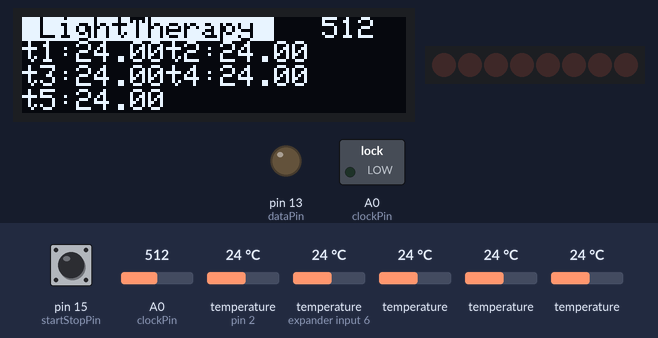
Bench run of a sketch on a simulated Arduino Uno, built with avr-gcc and run on an emulated ATmega328P. On the bench: 128×32 one-colour display, 8 shift-register outputs drawn as a row of LEDs (first output left, lit = HIGH), switched loads named in the sketch (green lamp = pin HIGH), output pins drawn as LEDs (lit = HIGH). Inputs (shaded band) come from the test bench; at power-on: pin 15 (startStopPin) LOW, temperature (sensors on pin 2, expander input 6) 24 °C, temperature 24 °C, A0 (clockPin) = 512. Pins used as bus, display or sensor lines are not drawn; what the sketch prints to the serial monitor is not drawn.

Above: at 3.6 s.
3.7 s: pin 15 (startStopPin) pulled HIGH for 0.2 s
5.4 s: pin 15 (startStopPin) pulled HIGH for 1 s
At 5.8 s:
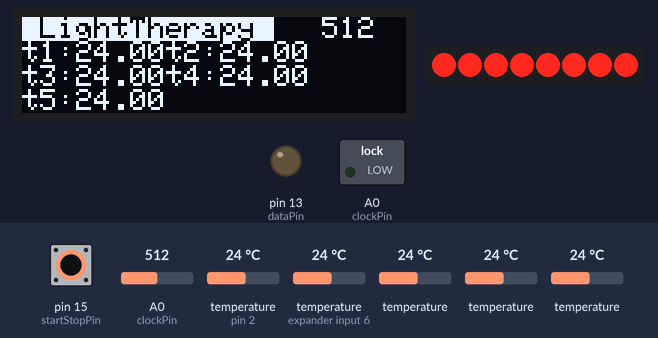
7.9 s: temperature (sensor on pin 2) set to 12 °C
At 10.7 s:
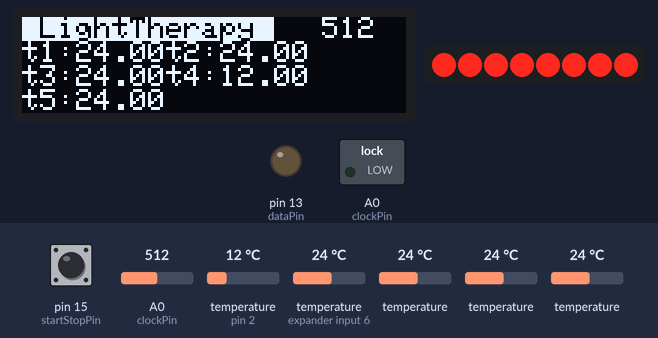
11.1 s: temperature (sensor on expander input 6) set to 12 °C
At 13.5 s:
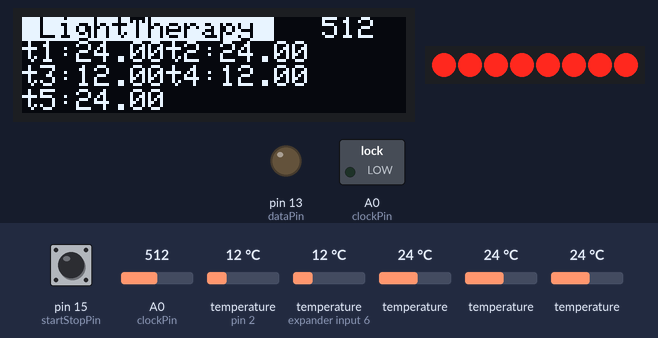
14.4 s: temperature (sensor 202) set to 12 °C
At 17.3 s:
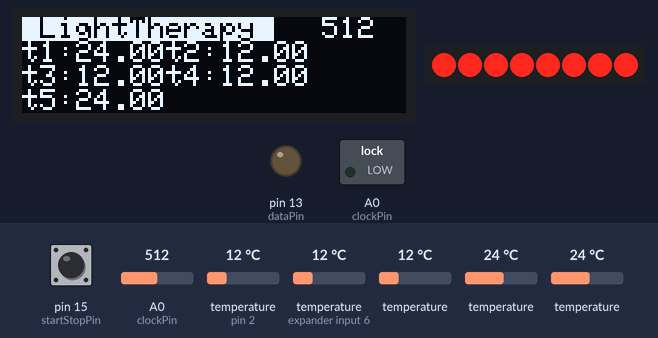
17.6 s: temperature (sensor 302) set to 12 °C
At 20.4 s:
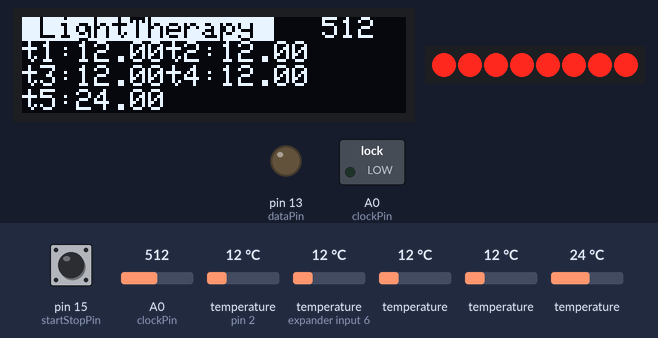
Timing chart, 0 to 21.9 s (numbered marks = the images above; inputs shaded):
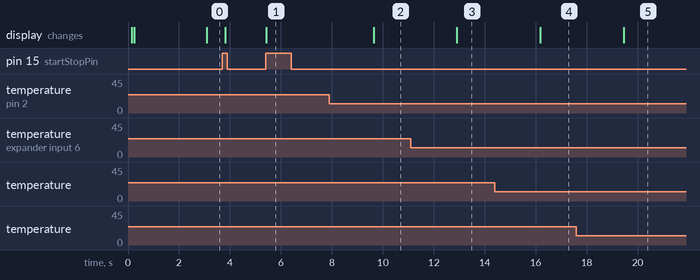

The sketch:

nano_LightTherapyDevice.ino
```cpp
#include <Arduino.h>
#include <Adafruit_GFX.h>
#include <Adafruit_SSD1306.h>
#include <OneWire.h>
#include <DallasTemperature.h>
//#include <Wire.h>

const uint8_t TEMPERATURE_PRECISION = 16;//精度


const int startStopPin = 15;
const int dataPin = 13;  //
const int latchPin = 12;  // 74HC595のST_CPへ
const int clockPin = 14; // 74HC595のSH_CPへ
const uint8_t DS18B20_SINGLE_BUS = 2;

float temp1, temp2, temp3, temp4, temp5;
uint16_t a0val;

bool preStartStop = false;
bool startStopFlag = false;

uint16_t startStamp = 0;

OneWire oneWire(DS18B20_SINGLE_BUS);// Setup a oneWire instance(not just Maxim/Dallas temperature ICs)
DallasTemperature dallastemp(&oneWire);// Pass our oneWire reference to Dallas Temperature.
DeviceAddress thermometer1, thermometer2, thermometer3, thermometer4, thermometer5;
//DeviceAddress thermometer1, thermometer2 ,thermometer3 ,thermometer4 ,thermometer5;
Adafruit_SSD1306 display(-1);
#if (SSD1306_LCDHEIGHT != 64)
#error("Height incorrect, please fix Adafruit_SSD1306.h!");
#endif
bool testbool = false;
uint16_t loopcount = 0;
void setup() {
  Serial.begin(115200);
  pinMode(latchPin, OUTPUT);
  pinMode(clockPin, OUTPUT);
  pinMode(dataPin, OUTPUT);
  pinMode(startStopPin, INPUT);

  // by default, we'll generate the high voltage from the 3.3v line internally! (neat!)
  Serial.println("display.begin");
  display.begin(SSD1306_SWITCHCAPVCC, 0x3C);  // initialize with the I2C addr 0x3 (for the 128x32)
  // init done

  delay(100);
  Serial.println("display.began");
  display.setTextSize(1);
  display.setTextColor(WHITE);
  display.setCursor(20, 0);
  display.clearDisplay();
  display.println("Starting work!");
  display.display();
  //Wire.begin();
  dallastemp.begin();
  // locate devices on the bus
  display.print("Locating devices...");
  display.print("Found ");
  display.print(dallastemp.getDeviceCount(), DEC);
  display.println(" devices.");

  // report parasite power requirements
  display.print("Parasite power is: ");
  if (dallastemp.isParasitePowerMode()) display.println("ON");
  else display.println("OFF");

  if (!dallastemp.getAddress(thermometer1, 0)) display.println("Unable to find address for Device 0");
  // set the resolution to 9 bit per device
  dallastemp.setResolution(thermometer1, TEMPERATURE_PRECISION);
  if (!dallastemp.getAddress(thermometer2, 1)) display.println("Unable to find address for Device 1");
  // set the resolution to 9 bit per device
  dallastemp.setResolution(thermometer2, TEMPERATURE_PRECISION);
  if (!dallastemp.getAddress(thermometer3, 2)) display.println("Unable to find address for Device 2");
  // set the resolution to 9 bit per device
  dallastemp.setResolution(thermometer3, TEMPERATURE_PRECISION);
  if (!dallastemp.getAddress(thermometer4, 3)) display.println("Unable to find address for Device 3");
  // set the resolution to 9 bit per device
  dallastemp.setResolution(thermometer4, TEMPERATURE_PRECISION);
  if (!dallastemp.getAddress(thermometer5, 4)) display.println("Unable to find address for Device 4");
  // set the resolution to 9 bit per device
  dallastemp.setResolution(thermometer5, TEMPERATURE_PRECISION);
  display.display();
  delay(2000);
}

void loop() {
  a0val = analogRead(A0);

  if (digitalRead(startStopPin)) {
    if (preStartStop == false) startStopFlag = true;
    preStartStop = true;
  } else {
    preStartStop = false;
  }


  //  if (loopcount % 10 == 0){
  //   int j = loopcount / 10 % 8;
  //    // 送信中のlatchPinはグランド(LOW)レベル
  //    digitalWrite(latchPin, LOW);
  //    // シフト演算を使って点灯するLEDを選択しています
  //    shiftOut(dataPin, clockPin, LSBFIRST, ~(1 << j) ); //LSBFIRST:LOWBYTEから読み込む
  //    // 送信終了後latchPinをHIGHにする
  //    digitalWrite(latchPin, HIGH);
  //
  //    testbool = !testbool;
  //    digitalWrite(2, testbool);
  //  }


  if (startStopFlag) {
    if (startStamp == 0){
      startStamp = millis();
    digitalWrite(latchPin, LOW);
    shiftOut(dataPin, clockPin, LSBFIRST, 0x00); //LSBFIRST:LOWBYTEから読み込む
    digitalWrite(latchPin, HIGH);
    }else{
      startStamp = 0;
    digitalWrite(latchPin, LOW);
    shiftOut(dataPin, clockPin, LSBFIRST, 0xff); //LSBFIRST:LOWBYTEから読み込む
    digitalWrite(latchPin, HIGH);
    }

    startStopFlag = false;
  }

  if (loopcount % 20 == 0) {
    getTemp();
  }

  dispStatus();
  loopcount++;
  if (loopcount == 1000) loopcount = 0;

  delay(100);
}//loop()

void dispStatus() {
  display.clearDisplay();
  display.setTextSize(1);
  display.setTextColor(BLACK, WHITE);
  display.setCursor(0, 0);
  display.print(" LightTherapy ");
  display.setTextColor(WHITE);
  display.setCursor(100, 0);
  display.print(a0val);
  display.setCursor(0, 8);
  display.print("t1:");
  display.print(temp1);
  display.print("t2:");
  display.println(temp2);
  display.print("t3:");
  display.print(temp3);
  display.print("t4:");
  display.println(temp4);
  display.print("t5:");
  display.println(temp5);
    display.setCursor(0, 56);
  display.print(startStamp);
  display.setCursor(100, 56);
  display.print(loopcount);
  display.display();
}

void getTemp() {
  dallastemp.requestTemperatures(); // Send the command to get temperatures
  temp1 = dallastemp.getTempCByIndex(3);
  temp2 = dallastemp.getTempCByIndex(2);
  temp3 = dallastemp.getTempCByIndex(1);
  temp4 = dallastemp.getTempCByIndex(0);
  temp5 = dallastemp.getTempCByIndex(4);
}
```

Measured:
- after the input at 5.4 s, the display: changes at once (image 1)
- after the input at 7.9 s, the display: changes after 1.7 s (image 2)
- after the input at 11.1 s, the display: changes after 1.8 s (image 3)
- after the input at 14.4 s, the display: changes after 1.8 s (image 4)
- after the input at 17.6 s, the display: changes after 1.9 s (image 5)
